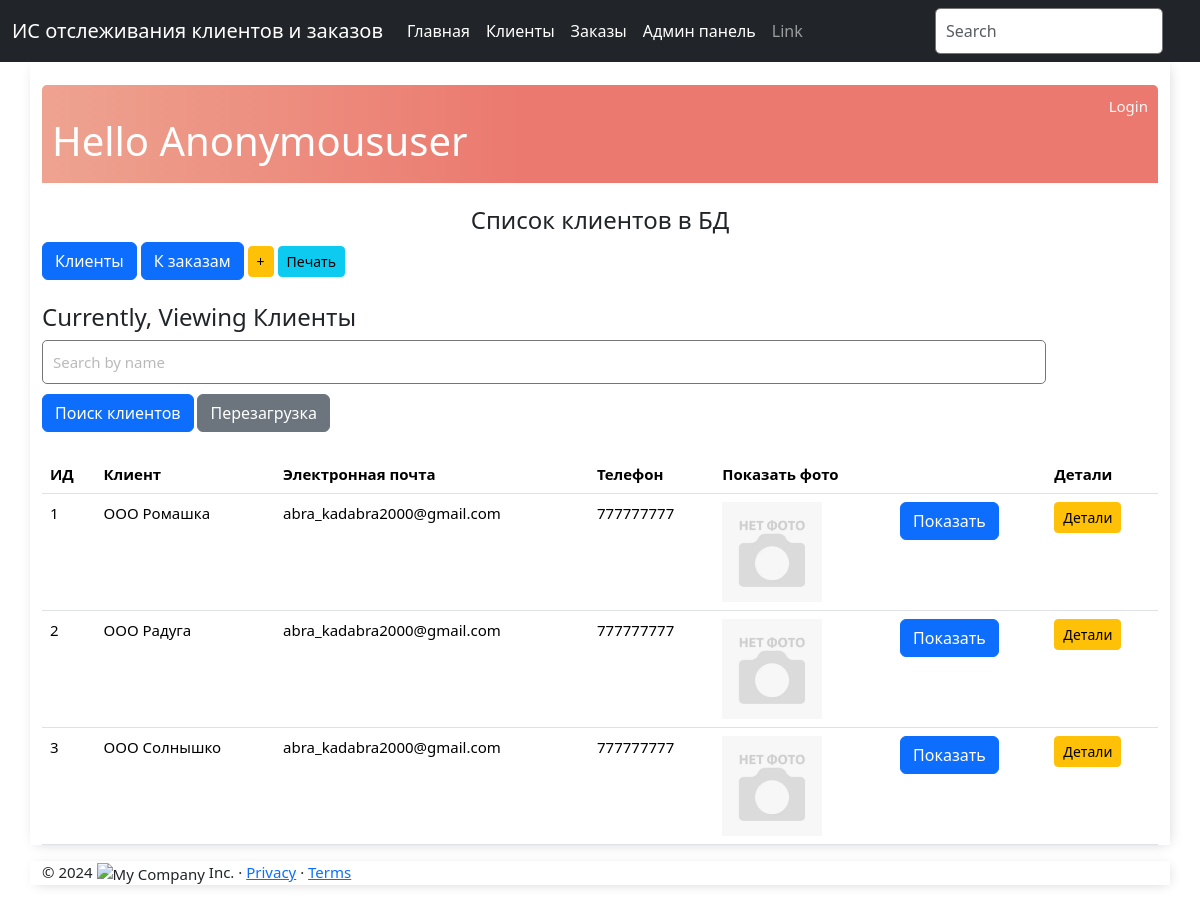
The page /display_clients/ on the database its author committed.
### base_app/models.py (models this page shows, shortened)
class Client(models.Model):
    objects = None
    name = models.CharField(max_length=100, verbose_name='Имя клиента')
    email = models.EmailField(verbose_name='Email')
    phone = models.CharField(max_length=15, verbose_name='Телефон')
    photo = models.ImageField(upload_to='images',
                              help_text="Введите фото",
                              verbose_name="Фото клиента",
                              null=True, blank=True)
    class Meta:
        verbose_name = 'Клиент'
        verbose_name_plural = 'Клиенты'

### base_app/views.py (the view)
# urls.py: path('display_clients/', views.display_clients, name='display_clients'), # вывод клиентов
def display_clients(request):
    clients = Client.objects.all()
    context = {
        'clients': clients,
        'header': 'Клиенты'
    }
    return render(request, 'client_list.html', context)

### templates/client_list.html (shortened to what this page needs)
{% extends 'base.html' %}
{% block content %}
<br>
<div class="header-bar">
    <div>
        <br>
        <h1>Hello {{ request.user|title }}</h1>
    </div>
    {% if request.user.is_authenticated %}
    <a href="{% url 'logout' %}">Logout</a>
    {% else %}
    <a href="{% url 'login' %}">Login</a>
    {% endif %}
</div>
<br>
<div class="row text-center text-dark lh-2">
    <h4>Список клиентов в БД</h4>
</div>
<div class="button-group">
    <a href="{% url 'display_clients' %}" class="btn btn-primary btn-end" role="button">Клиенты</a>
    <a href="{% url 'display_orders' %}" class="btn btn-primary btn-end" role="button">К заказам</a>
    <a href="{% url 'add_client' %}" class="btn btn-warning btn-sm" role="button"> +</a>
    <a href="{% url 'print_clients' %}" class="btn btn-info btn-sm" onclick="window.print();">Печать</a>
</div>
<br>
<h4>Currently, Viewing {{ header }}</h4>
<form action="{% url 'search_clients' %}" method="GET">
    <input type="text" name="name" placeholder="Search by name">
    <div class="button-container">
        <button type="submit" class="btn btn-primary" name="button">Поиск клиентов</button>
        <a href="{% url 'display_clients' %}" class="btn btn-secondary" role="button">Перезагрузка</a>
    </div>
</form>
<br>
<table class="table table-hover">
    <thead>
        <tr>
            <th>ИД</th>
            <th>Клиент</th>
            <th>Электронная почта</th>
            <th>Телефон</th>
            <th>Показать фото</th>
            <th></th>
            <th>Детали</th>
        </tr>
    </thead>
    <tbody>
        {% for client in clients %}
            <tr>
                <td>{{ client.pk }}</td>
                <td>{{ client.name }}</td>
                <td>{{ client.email }}</td>
                <td>{{ client.phone }}</td>
                <td>
                    <img src="{{ client.photo.url }}" alt="connect"
                                 style="max-height:100px">
                </td>
                <td>
                    <a href="{{ client.photo.url}}"
                       class="btn btn-primary"
                       target="_blank"> Показать</a>
                </td>
                <td>
                    <a href="{% url 'client_detail' client.pk %}" class="btn btn-warning btn-sm" role="button"> Детали</a>
                </td>
            </tr>
        {% endfor %}
    </tbody>
</table>
{% endblock content %}

### static/css/main.css (style rules this page uses)
body { background: #FAFAFA; font-family: 'Roboto', sans-serif; }
input { outline: none; border: none; }
.header-bar { display: flex; justify-content: space-between; color: #fff; padding: 10px; border-radius: 5px 5px 0 0; background: linear-gradient(90deg, #EEA390 0%, #EB796F 43%, #EB796F 100%); }
.header-bar a { color: rgb(247, 247, 247); text-decoration: none; }
input[type=text], input[type=password], textarea { border: 1px solid #757575; border-radius: 5px; padding: 10px; width: 90%; }
::placeholder { font-weight: 300; opacity: 0.5; }
.button-container { margin-top: 10px; }

### rows shown on the page
Client: pk "1", name "ООО Ромашка", email "abra_kadabra2000@gmail.com", phone "777777777", photo (placeholder picture)
Client: pk "2", name "ООО Радуга", email "abra_kadabra2000@gmail.com", phone "777777777", photo (placeholder picture)
Client: pk "3", name "ООО Солнышко", email "abra_kadabra2000@gmail.com", phone "777777777", photo (placeholder picture)

### other values the page prints
{{ request.user|title }} "Anonymoususer"
{{ header }} "Клиенты"
